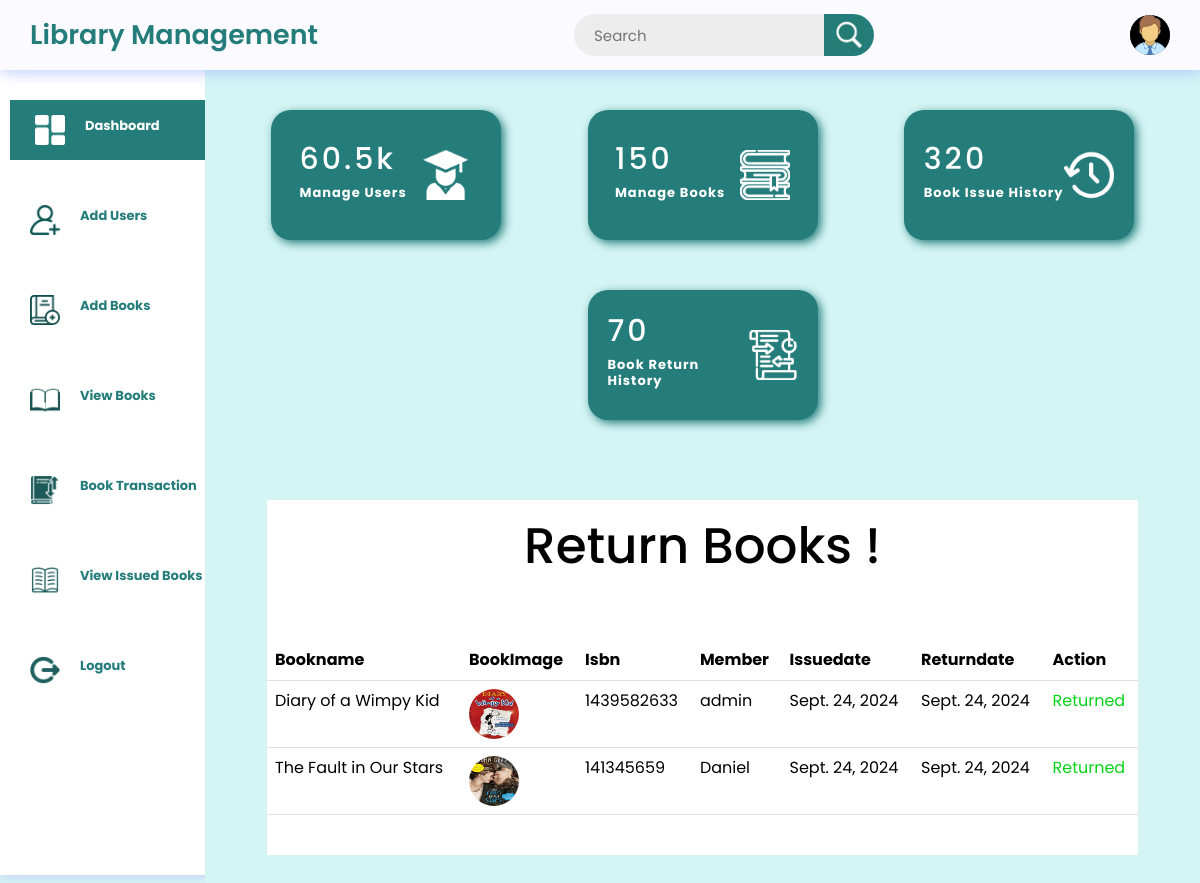
Page /returnbooks on the committed database.
### library/models.py (models this page shows, shortened)
class Transactionmodel(models.Model):
    trans_id=models.CharField(max_length=8, unique=True, blank=True, null=True)
    book=models.ForeignKey(Book,on_delete=models.CASCADE)
    member=models.ForeignKey(addusermodel,on_delete=models.CASCADE)
    issuedate=models.DateField(auto_now=True)
    duedate=models.DateField(default=get_expiry)
    returndate=models.DateField(null=True)
    bookname=models.TextField()
    email=models.EmailField(null=True)
    bookstatus=models.BooleanField(null=True)

class Book(models.Model):
    catchoice= [
        ('Education', 'Education'),
        ('Entertainment', 'Entertainment'),
        ('Comics', 'Comics'),
        ('Biographie', 'Biographie'),
        ('History', 'History'),
        ('Romantic','Romantic'),
        ('Manipulation','Manipulation'),
        ('Fantacy','Fantacy'),
        ]
    name=models.CharField(max_length=30)
    isbn=models.PositiveIntegerField()
    author=models.CharField(max_length=40)
    published_year=models.TextField(null=True)
    quantity=models.TextField(null=True)
    description=models.TextField(null=True)
    status=models.BooleanField(default=True)
    image=models.ImageField(upload_to="images",null=True)
    genre=models.CharField(max_length=30,choices=catchoice,default='Education')
    accession_number =models.CharField(max_length=8, unique=True, blank=True, null=True)

class addusermodel(models.Model):
    memberid = models.CharField(max_length=8, unique=True, blank=True, null=True)
    firstname=models.CharField(max_length=20)
    lastname=models.CharField(max_length=20)
    email=models.EmailField()
    phonenumber=models.TextField()
    address=models.TextField()
    date=models.DateField(auto_now_add=True)
    category=models.TextField(null=True)

### library/views.py (the view)
# urls.py: path('returnbooks',views.returnbooks,name="bookreturn"),
def returnbooks(request):
    data=models.Transactionmodel.objects.filter(bookstatus=1)
    return render(request,'library/returnbook.html',{"data":data})

### templates/library/returnbook.html (shortened to what this page needs)
<!DOCTYPE html>
{% load static %}
<html lang="en">
<head>
	<link href="https://cdn.jsdelivr.net/npm/bootstrap@5.3.3/dist/css/bootstrap.min.css" rel="stylesheet">
</head>
<body>
    <header>
        <div class="logosec">
            <div class="logo">Library Management</div>
        </div>
        <div class="searchbar">
            <input type="text"
                   placeholder="Search">
            <div class="searchbtn">
              <img src=
"{% static 'images/searchbtn.jpg' %}"
                    class="icn srchicn"
                    alt="search-icon">
              </div>
        </div>
        <div class="message">
            <div class="dp">
              <img src=
"{% static 'images/adminlogin.png' %}"
                    class="dpicn"
                    alt="dp">
              </div>
        </div>
    </header>
    <div class="main-container">
        <div class="navcontainer">
            <nav class="nav" id="upnav">
                <div class="nav-upper-options">
                  <a href="afterlogin"><div class="nav-option option1">
                    <img src=
"{% static 'images/dashboard.png' %}"
                        class="nav-img"
                        alt="dashboard">
                    <h3 class="h3"> Dashboard</h3>
                </div></a>
                <a href="adduser"><div class="option2 nav-option">
                  <img src=
"{% static 'images/addusers.png' %}"
                      class="nav-img"
                      alt="articles">
                  <h3 class="h3"> Add Users</h3>
              </div></a>
                <a href="addbook"><div class="option2 nav-option">
                    <img src=
"{% static 'images/addbooks.png' %}"
                        class="nav-img"
                        alt="articles">
                    <h3 class="h3"> Add Books</h3>
                </div></a>
               <a href="viewcategorybook"> <div class="nav-option option3">
                    <img src=
"{% static 'images/viewbooks.png' %}"
                        class="nav-img"
                        alt="report">
                    <h3 class="h3">View Books</h3>
                </div></a>
                <a href="issuebook"><div class="nav-option option4">
                    <img src=
"{% static 'images/transactionbook.png' %}"
                        class="nav-img"
                        alt="institution">
                    <h3 class="h3">Book Transaction</h3>
                </div></a>
                <a href="/viewissuedbook"><div class="nav-option option5">
                    <img src=
"{% static 'images/viewissuedbook.png' %}"
                        class="nav-img"
                        alt="blog">
                    <h3 class="h3"> View Issued Books</h3>
                </div></a>
               <a href="{% url 'log out' %}"> <div class="nav-option logout">
                    <img src=
"{% static 'images/logouts.png' %}"
                        class="nav-img"
                        alt="logout">
                    <h3 class="h3">Logout</h3>
                </div></a>
                </div>
            </nav>
        </div>
        <div class="main">
          <div class="box-container">
              <div class="box box1">
                  <div class="text">
                     <a href="manageuser" style="color: white;"> <h2 class="topic-heading">60.5k</h2>
                      <h2 class="topic"><b>Manage Users</b></h2></a>
                  </div>
                  <img src=
"{% static 'images/manage-user.png' %}"
                      alt="Views">
              </div>
              <div class="box box2">
                  <div class="text">
                      <a href="/viewbook" style="color: white;"><h2 class="topic-heading">150</h2>
                      <h2 class="topic"><b>Manage Books</b></h2></a>
                  </div>
                  <img src=
"{% static 'images/books.png' %}"
                       alt="likes">
              </div>
              <div class="box box3">
                  <div class="text">
                      <a href="/viewissuedbook" style="color: white;"><h2 class="topic-heading">320</h2>
                      <h2 class="topic"><b>Book Issue History</b></h2></a>
                  </div>
                  <img src=
"{% static 'images/history.png' %}"
                      alt="comments">
              </div>
              <div class="box box4">
                  <div class="text">
                     <a href="/returnbooks" style="color: white;"> <h2 class="topic-heading">70</h2>
                      <h2 class="topic"><b>Book Return History</b></h2></a>
                  </div>
                  <img src=
"{% static 'images/history_return.png' %}" alt="published">
              </div>
          </div>
     <div class="container">
      <div class="row" style="background-color: white; margin-top: 80px;margin-left: 20px; margin-right: 20px;">
        <h3 class="p-3 mb-2  text-black" style = 'font-size: 50px;text-align:center;margin-bottom:30px;'>Return Books !</h3>
        <table class="table" style="margin-top: 40px;margin: left 20px; margin-right: 20px;margin-bottom:40px">
          <tr>
          <th>Bookname</th>
          <th>BookImage</th>
          <th>Isbn</th>
          <th>Member</th>
          <th>Issuedate</th>
          <th>Returndate</th>
          <th>Action</th>
        </tr>
        {% for i in data %}
        <tr>
          <td>{{i.book.name}}</td>
          <td>
            {% if i.book.image %}
            <img src="{{i.book.image.url}}" alt="no image" width="50px" height="50px" style="border-radius: 100px;">
            {%else%}
            no image
            {%endif%}
          </td>
          <td>{{i.book.isbn}}</td>
          <td>{{i.member.firstname}}</td>
          <td>{{i.issuedate}}</td>
          <td>{{i.returndate}}</td>
           <td>
            <form action="" method="POST">
              {%if i.bookstatus == True %}
              <p style="color: rgb(4, 211, 22);">Returned</p>
              {%else%}
            <button type="submit" style="background-color: green;">Return</button>
            {%endif%}
          </form>
          </td>
        </tr>
        {%endfor%}
        </table>
      </div>
     </div>
</body>
</html>

### templates/library/returnbook.html (style rules this page uses)
* { margin: 0; padding: 0; box-sizing: border-box; font-family: "Poppins", sans-serif; }
:root { --background-color1: #fafaff; --background-color2: #ffffff; --background-color3: #ededed; --background-color4: #d4f5f4; --primary-color: #247d7b; --secondary-color: #247d7b; --Border-color: #247d7b; --one-use-color: #247d7b; --two-use-color: #247d7b; }
body { background-color: var(--background-color4); max-width: 100%; overflow-x: hidden; }
header { height: 70px; width: 100vw; padding: 0 30px; background-color: var(--background-color1); position: fixed; z-index: 100; box-shadow: 1px 1px 15px rgba(161, 182, 253, 0.825); display: flex; justify-content: space-between; align-items: center; }
.logo { font-size: 27px; font-weight: 600; color: #247d7b; }
.icn { height: 30px; }
.searchbar, .message, .logosec { display: flex; align-items: center; justify-content: center; }
.logosec { gap: 60px; }
.searchbar input { width: 250px; height: 42px; border-radius: 50px 0 0 50px; background-color: var(--background-color3); padding: 0 20px; font-size: 15px; outline: none; border: none; }
.searchbtn { width: 50px; height: 42px; display: flex; align-items: center; justify-content: center; border-radius: 0px 50px 50px 0px; background-color: var(--secondary-color); cursor: pointer; }
.message { gap: 40px; position: relative; cursor: pointer; }
.dp { height: 40px; width: 40px; background-color: #626262; border-radius: 50%; display: flex; align-items: center; justify-content: center; overflow: hidden; }
.main-container { display: flex; width: 100vw; position: relative; top: 70px; z-index: 1; }
.dpicn { height: 42px; }
.main { height: calc(100vh - 70px); width: 100%; overflow-y: scroll; overflow-x: hidden; padding: 40px 30px 30px 30px; }
.box-container { display: flex; justify-content: space-evenly; align-items: center; flex-wrap: wrap; gap: 50px; }
.nav { min-height: 91vh; width: 250px; background-color: var(--background-color2); position: absolute; top: 0px; left: 00; box-shadow: 1px 1px 10px rgba(198, 189, 248, 0.825); display: flex; flex-direction: column; justify-content: space-between; overflow: hidden; padding: 30px 0 20px 10px; }
.navcontainer { height: calc(100vh - 70px); width: 250px; position: relative; overflow-y: scroll; overflow-x: hidden; transition: all 0.5s ease-in-out; }
.nav-option { width: 250px; height: 60px; display: flex; align-items: center; padding: 0 30px 0 20px; gap: 20px; transition: all 0.1s ease-in-out; }
.nav-img { height: 30px; }
a { text-decoration: none; color: #247d7b; }
.nav-upper-options { display: flex; flex-direction: column; align-items: center; gap: 30px; }
.option1 { border-left: 5px solid #247d7b; background-color: var(--Border-color); color: white; cursor: pointer; }
.box { height: 130px; width: 230px; border-radius: 20px; box-shadow: 3px 3px 10px #247d7b; padding: 20px; display: flex; align-items: center; justify-content: space-around; cursor: pointer; transition: transform 0.3s ease-in-out; }
.box:nth-child(1) { background-color: var(--one-use-color); }
.box:nth-child(2) { background-color: var(--two-use-color); }
.box:nth-child(3) { background-color: var(--one-use-color); }
.box:nth-child(4) { background-color: var(--two-use-color); }
.box img { height: 50px; }
.box .text { color: white; }
.topic { font-size: 13px; font-weight: 400; letter-spacing: 1px; }
.topic-heading { font-size: 30px; letter-spacing: 3px; }
body, html { margin: 0; }
.h3 { font-size: small; font-weight: 700; }

### rows in the picture
Transactionmodel: book.name "Diary of a Wimpy Kid", book.image (picture), book.isbn "1439582633", member.firstname "admin", issuedate "Sept. 24, 2024", returndate "Sept. 24, 2024", bookstatus "Returned"
Transactionmodel: book.name "The Fault in Our Stars", book.image (picture), book.isbn "141345659", member.firstname "Daniel", issuedate "Sept. 24, 2024", returndate "Sept. 24, 2024", bookstatus "Returned"
